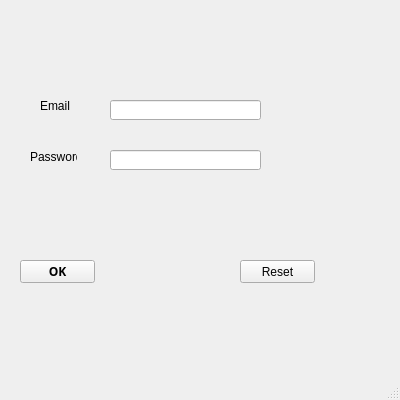
<?xml version="1.0" encoding="UTF-8"?>
<ui version="4.0">
 <class>MainWindow</class>
 <widget class="QMainWindow" name="MainWindow">
  <property name="geometry">
   <rect>
    <x>0</x>
    <y>0</y>
    <width>400</width>
    <height>400</height>
   </rect>
  </property>
  <property name="windowTitle">
   <string>MainWindow</string>
  </property>
  <widget class="QWidget" name="centralwidget">
   <widget class="QPushButton" name="pushButton">
    <property name="geometry">
     <rect>
      <x>20</x>
      <y>260</y>
      <width>75</width>
      <height>23</height>
     </rect>
    </property>
    <property name="font">
     <font>
      <family>Raavi</family>
      <weight>75</weight>
      <bold>true</bold>
     </font>
    </property>
    <property name="text">
     <string>OK</string>
    </property>
   </widget>
   <widget class="QLabel" name="label">
    <property name="geometry">
     <rect>
      <x>40</x>
      <y>90</y>
      <width>47</width>
      <height>31</height>
     </rect>
    </property>
    <property name="text">
     <string>Email</string>
    </property>
   </widget>
   <widget class="QLabel" name="label_2">
    <property name="geometry">
     <rect>
      <x>30</x>
      <y>150</y>
      <width>47</width>
      <height>13</height>
     </rect>
    </property>
    <property name="text">
     <string>Password</string>
    </property>
   </widget>
   <widget class="QLineEdit" name="lineEdit">
    <property name="geometry">
     <rect>
      <x>110</x>
      <y>150</y>
      <width>151</width>
      <height>20</height>
     </rect>
    </property>
    <property name="text">
     <string/>
    </property>
    <property name="echoMode">
     <enum>QLineEdit::Password</enum>
    </property>
   </widget>
   <widget class="QLineEdit" name="lineEdit_2">
    <property name="geometry">
     <rect>
      <x>110</x>
      <y>100</y>
      <width>151</width>
      <height>20</height>
     </rect>
    </property>
   </widget>
   <widget class="QPushButton" name="pushButton_2">
    <property name="geometry">
     <rect>
      <x>240</x>
      <y>260</y>
      <width>75</width>
      <height>23</height>
     </rect>
    </property>
    <property name="text">
     <string>Reset</string>
    </property>
   </widget>
  </widget>
  <widget class="QMenuBar" name="menubar">
   <property name="geometry">
    <rect>
     <x>0</x>
     <y>0</y>
     <width>400</width>
     <height>21</height>
    </rect>
   </property>
  </widget>
  <widget class="QStatusBar" name="statusbar"/>
 </widget>
 <resources/>
 <connections>
  <connection>
   <sender>pushButton_2</sender>
   <signal>clicked()</signal>
   <receiver>lineEdit_2</receiver>
   <slot>clear()</slot>
   <hints>
    <hint type="sourcelabel">
     <x>273</x>
     <y>288</y>
    </hint>
    <hint type="destinationlabel">
     <x>213</x>
     <y>126</y>
    </hint>
   </hints>
  </connection>
  <connection>
   <sender>pushButton_2</sender>
   <signal>clicked()</signal>
   <receiver>lineEdit</receiver>
   <slot>clear()</slot>
   <hints>
    <hint type="sourcelabel">
     <x>301</x>
     <y>294</y>
    </hint>
    <hint type="destinationlabel">
     <x>250</x>
     <y>183</y>
    </hint>
   </hints>
  </connection>
 </connections>
</ui>
